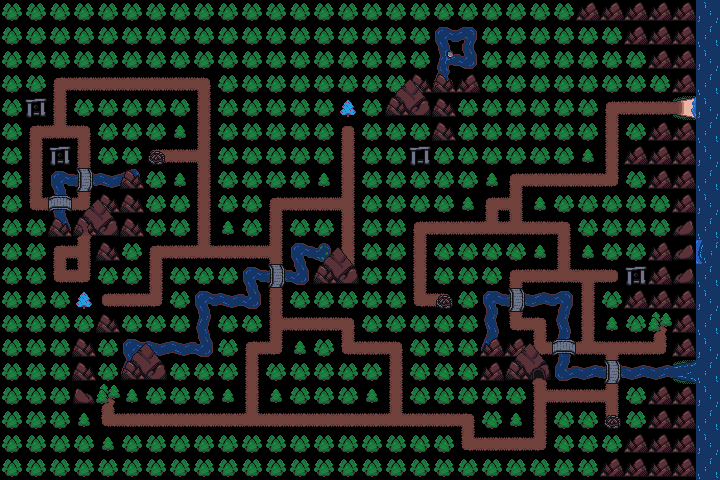

This game map was drawn from its Tiled (.tmx) file and the tilesets committed beside it. A one-line description and the full map source follow:
An orthogonal 30x20 tile map with 24x24 px tiles, 2 tile layers (Tile Layer 1, Tile Layer 2).

<map version="1.10" tiledversion="1.11.2" orientation="orthogonal" renderorder="right-down" width="30" height="20" tilewidth="24" tileheight="24" infinite="0" nextlayerid="3" nextobjectid="1">
 <tileset firstgid="1" source="thurala.tsx" />
 <layer id="1" name="Tile Layer 1" width="30" height="20">
  <data encoding="csv">
2,2,2,2,2,2,2,2,2,2,2,2,2,2,2,2,2,2,2,2,2,2,2,2,2147483681,2147483681,2147483681,2147483681,2147483681,3758096408,
2,2,2,2,2,2,2,2,2,2,2,2,2,2,2,2,2,2,2684354577,3221225489,2,2,2,2,2,2,2147483681,2147483681,2147483681,1610612760,
2,2,2,2,2,2,2,2,2,2,2,2,2,2,2,2,2,2,1610612755,1610612753,2,2,2,2,2,2,2,2147483681,2147483681,3758096408,
2,2,2684354569,12,12,12,12,12,3221225481,2,2,2,2,2,2,2,2,33,2684354582,2147483681,2,2,2,2,2,2,2,2,2147483681,1610612760,
2,29,2684354572,2,2,2,2,2,2684354572,2,2,2,2,2,3,2,43,44,33,2,2,2,2,2,2,1073741833,2147483660,2147483660,1610612744,3758096408,
2,2684354569,3221225483,3221225481,2,2,2,1,2684354572,2,2,2,2,2,1610612749,2,2,2,33,2,2,2,2,2,2,3758096396,2,2147483681,2147483681,1610612760,
2,1610612748,29,2684354572,2,2,3221225485,12,2684354571,2,2,2,2,2,2684354572,2,2,26,2,2,2,2,2,2,1,3758096396,2147483681,2147483681,2147483681,3758096408,
2,1610612748,2684354577,2147483669,20,1073741846,2,1,2684354572,2,2,2,2,1,2684354572,2,2,2,2,2,1,1073741833,1073741836,1073741836,1073741836,2147483657,2,2147483681,2147483681,1610612760,
2,9,2684354581,1610612745,33,33,2,2,2684354572,2,2,2684354569,12,12,2684354571,2,2,2,2,1,1073741833,2684354571,1,2,2,2,2,2,2147483681,3758096408,
2,2,536870934,41,44,33,2,2,2684354572,1,2,2684354572,2,2,2684354572,2,2,1073741833,2147483660,2147483660,3221225483,3221225483,2147483660,536870921,2147483650,2,2,2,34,1610612760,
2,2,2684354569,2684354571,33,2,2684354569,12,3221225483,12,12,2684354571,2684354577,22,2684354572,2,2,3758096396,2147483650,2147483650,2147483650,2147483650,1,536870924,1,2,2,2147483681,34,1610612752,
2,2,9,1610612745,2,2,2684354572,2,2,2,2684354577,2147483669,1610612753,43,2684354573,2,2,3758096396,2147483650,2147483650,2147483650,1073741833,2147483660,1073741835,2147483659,13,29,2147483681,34,1610612760,
2,2,2,3,3221225485,12,1610612745,2,2684354577,20,1610612753,2684354572,2,2,2,2,2,3758096393,1073741837,2147483650,1073741841,2147483669,1073741844,536870929,3758096396,2,2147483681,2147483681,2147483681,3758096408,
2,2,2,2,33,2,2,2,2684354580,2,2,1610612747,12,12,3221225481,2,2,2,2147483650,2147483650,3758096404,3758096393,536870921,3758096404,3758096396,1,2,5,2147483681,1610612760,
2,2,2,33,2,2684354577,20,20,1610612753,2,2684354569,1610612745,1,2,9,2147483660,3221225481,2147483650,2147483650,2147483650,2684354582,2147483681,3758096393,536870933,1073741835,2147483659,2147483660,2147483657,2147483681,3758096408,
2,2,2,33,2,2684354582,44,2,2,2,2684354572,2,2,2,2,2,536870924,2147483650,2147483650,2147483650,2147483681,43,42,3758096401,2147483668,2147483669,2147483668,2147483668,2684354592,1610612760,
2,2,2,2147483682,5,1,2,2,2,1,2684354572,1,2,2,2,1,536870924,2147483650,2147483650,2147483650,2147483650,2147483650,1610612747,2147483660,2147483660,2684354571,2,2147483681,2147483681,3758096408,
2,2,2,1,9,12,12,12,12,12,3221225483,3221225484,3221225484,3221225484,3221225484,3221225484,3221225483,2147483660,2147483660,536870921,2147483650,1,2684354572,2147483650,2147483650,2684354573,2,2147483681,2147483681,1610612760,
2,2,2,2,1,2,2,2,2,2,2,2,2,2,2,2,2,2147483650,2147483650,3758096393,2147483660,2147483660,1610612745,2147483650,2147483650,2,2147483681,2147483681,2147483681,3758096408,
2,2,2,2,2,2,2,2,2,2,2,2,2,2,2,2,2,2,2,2,2,2,2,2,2,2147483681,2147483681,2147483681,2147483681,1610612760
</data>
 </layer>
 <layer id="2" name="Tile Layer 2" width="30" height="20">
  <data encoding="csv">
0,0,0,0,0,0,0,0,0,0,0,0,0,0,0,0,0,0,0,0,0,0,0,0,0,0,0,0,0,0,
0,0,0,0,0,0,0,0,0,0,0,0,0,0,0,0,0,0,0,0,0,0,0,0,0,0,0,0,0,0,
0,0,0,0,0,0,0,0,0,0,0,0,0,0,0,0,0,0,0,0,0,0,0,0,0,0,0,0,0,0,
0,0,0,0,0,0,0,0,0,0,0,0,0,0,0,0,35,36,33,0,0,0,0,0,0,0,0,0,0,0,
0,0,0,0,0,0,0,0,0,0,0,0,0,0,0,0,0,0,0,0,0,0,0,0,0,0,0,0,0,0,
0,0,0,0,0,0,0,0,0,0,0,0,0,0,0,0,0,0,0,0,0,0,0,0,0,0,0,0,0,0,
0,0,0,0,0,0,25,0,0,0,0,0,0,0,0,0,0,0,0,0,0,0,0,0,0,0,0,0,0,0,
0,0,0,0,0,33,0,0,0,0,0,0,0,0,0,0,0,0,0,0,0,0,0,0,0,0,0,0,0,0,
0,0,0,35,36,0,0,0,0,0,0,0,0,0,0,0,0,0,0,0,0,0,0,0,0,0,0,0,0,0,
0,0,33,0,0,0,0,0,0,0,0,0,0,0,0,0,0,0,0,0,0,0,0,0,0,0,0,0,0,0,
0,0,0,0,0,0,0,0,0,0,0,0,0,35,36,0,0,0,0,0,0,0,0,0,0,0,0,0,0,0,
0,0,0,0,0,0,0,0,0,0,0,0,0,0,44,0,0,0,0,0,0,0,0,0,0,0,0,0,0,0,
0,0,0,0,0,0,0,0,0,0,0,0,0,0,0,0,0,0,25,0,0,0,0,0,0,0,0,0,0,0,
0,0,0,0,0,0,0,0,0,0,0,0,0,0,0,0,0,0,0,0,0,0,0,0,0,0,0,0,0,0,
0,0,0,0,0,35,36,0,0,0,0,0,0,0,0,0,0,0,0,0,2147483681,35,36,0,0,0,0,0,0,0,
0,0,0,0,0,43,0,0,0,0,0,0,0,0,0,0,0,0,0,0,0,0,0,0,0,0,0,0,0,0,
0,0,0,0,0,0,0,0,0,0,0,0,0,0,0,0,0,0,0,0,0,0,0,0,0,0,0,0,0,0,
0,0,0,0,0,0,0,0,0,0,0,0,0,0,0,0,0,0,0,0,0,0,0,0,0,25,0,0,0,0,
0,0,0,0,0,0,0,0,0,0,0,0,0,0,0,0,0,0,0,0,0,0,0,0,0,0,0,0,0,0,
0,0,0,0,0,0,0,0,0,0,0,0,0,0,0,0,0,0,0,0,0,0,0,0,0,0,0,0,0,0
</data>
 </layer>
</map>